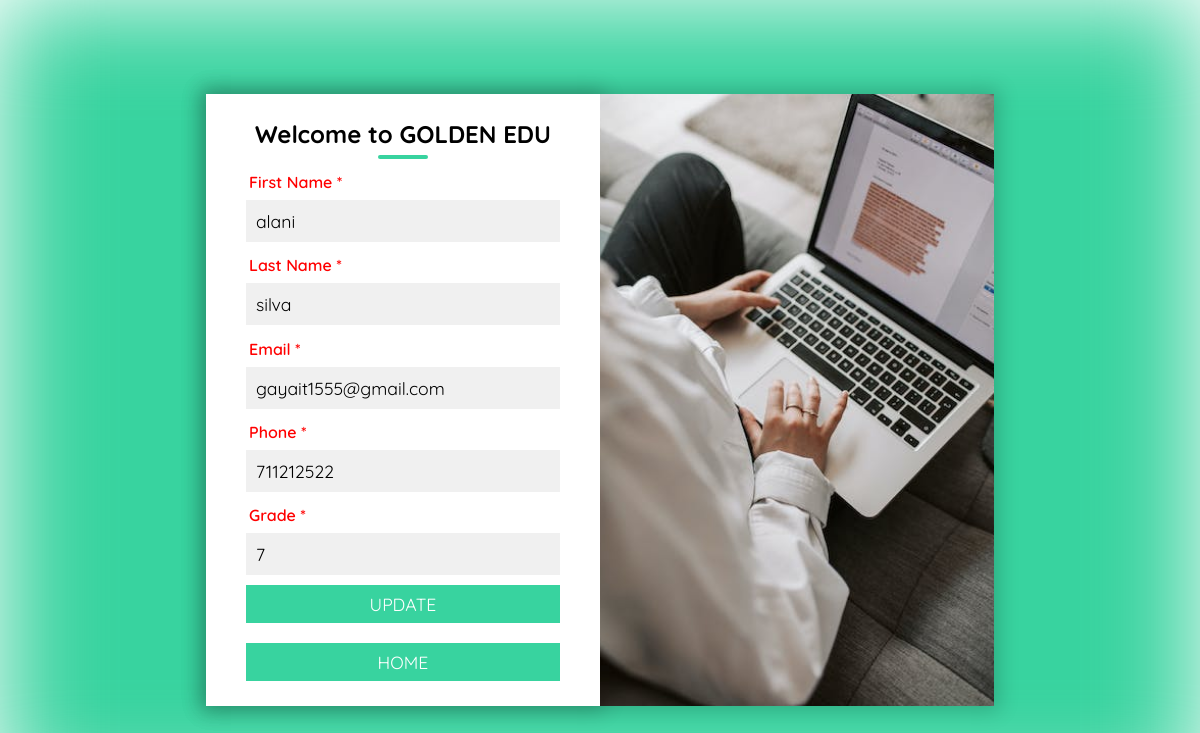
The page /profile.php (signed in) on the database its author committed.
### tables this page shows
CREATE TABLE `student` (
  `st_id` int(10) NOT NULL,
  `first_name` varchar(50) NOT NULL,
  `last_name` varchar(50) NOT NULL,
  `grade` int(10) NOT NULL,
  `phone` int(10) NOT NULL,
  `email` varchar(100) NOT NULL,
  `password` varchar(50) NOT NULL,
  `resetToken` varchar(255) DEFAULT NULL,
  `tokenExpire` date DEFAULT NULL,
  `date` datetime NOT NULL DEFAULT current_timestamp()
);

### profile.php (the view, shortened to what this page needs)
<?php
                require_once "config.php";
                if(isset($_SESSION['email'])){
                    $email=$_SESSION['email'];
                  $query="SELECT * FROM student WHERE  email='$email'";
                  $stresult=mysqli_query($conn,$query);
                 $strow=mysqli_fetch_assoc($stresult);
                }
                ?>
<!DOCTYPE html>
<html>
<head>
	<link rel="stylesheet" type="text/css" href="profile.css">
</head>
<body>
	<div class="container">
		<div class="contact-box">
			<div class="right">
				<h2>Welcome to GOLDEN EDU</h2>
				<form action="" method="POST">
                <p>First Name <span>*</span></p>
                 <input type="text" name="newfirstname" maxlength="100" required class="field" value="<?php echo $strow['first_name'] ?>">
                 <p>Last Name <span>*</span></p>
                 <input type="text" name="newlastname" maxlength="100" required  class="field" value="<?php echo $strow['last_name'] ?>">
                 <p>Email <span>*</span></p>
                <input type="email" name="newemail" maxlength="100" required  class="field" value="<?php echo $strow['email'] ?>">
                 <p>Phone  <span>*</span></p>
                 <input type="text" name="newphone" maxlength="100" required  class="field" value="<?php echo $strow['phone'] ?>">
                 <p>Grade  <span>*</span></p>
                 <input type="text" name="newgrade" maxlength="100" required  class="field" value="<?php echo $strow['grade'] ?>">
				<input type="submit" value="UPDATE" class="btn" name="update">
			</form> <br>
            <a href="index.php"><input type="submit" value="HOME" class="btn"> </a>
			</div>
			<div class="left">
			</div>
		</div>
	</div>
</body>
</html>

### profile.css (style rules this page uses)
* { padding: 0; margin: 0; box-sizing: border-box; font-family: 'Quicksand', sans-serif; }
body { height: 100vh; width: 100%; }
.container { position: relative; width: 100%; height: 100%; display: flex; justify-content: center; align-items: center; padding: 20px 100px; }
.container:after { content: ''; position: absolute; width: 100%; height: 100%; left: 0; top: 0; background-color: #38d39f; background-size: cover; filter: blur(50px); z-index: -1; }
.contact-box { max-width: 1000px; display: grid; grid-template-columns: repeat(2, 1fr); justify-content: center; align-items: center; text-align: center; background-color: #fff; box-shadow: 0px 0px 19px 5px rgba(0,0,0,0.19); }
.right { box-shadow: 0px 0px 19px 5px rgba(0,0,0,0.19); height: 100%; padding: 25px 40px; }
.left { background: url("img/photo.jpeg") no-repeat center; background-size: cover; height: 100%; padding: 15px 20px; }
h2 { position: relative; padding: 0 0 10px; margin-bottom: 10px; }
h2:after { content: ''; position: absolute; left: 50%; bottom: 0; transform: translateX(-50%); height: 4px; width: 50px; border-radius: 2px; background-color: #38d39f; }
p { margin-bottom: 0.3rem; border-radius: .5rem; padding: 0.2rem; color: red; font-weight: 600; font-size: 1rem; text-align: left; text-transform: capitalize; }
.field { width: 100%; border: 2px solid rgba(0, 0, 0, 0); outline: none; background-color: rgba(230, 230, 230, 0.6); padding: 0.5rem 0.5rem; font-size: 1.1rem; margin-bottom: 10px; transition: .3s; }
.btn { width: 100%; padding: 0.5rem 1rem; background-color: #38d39f; color: #fff; font-size: 1.1rem; border: none; outline: none; cursor: pointer; transition: .3s; }

### rows shown on the page
student: newfirstname "alani", newlastname "silva", newemail "gayait1555@gmail.com", newphone "711212522", newgrade "7"
